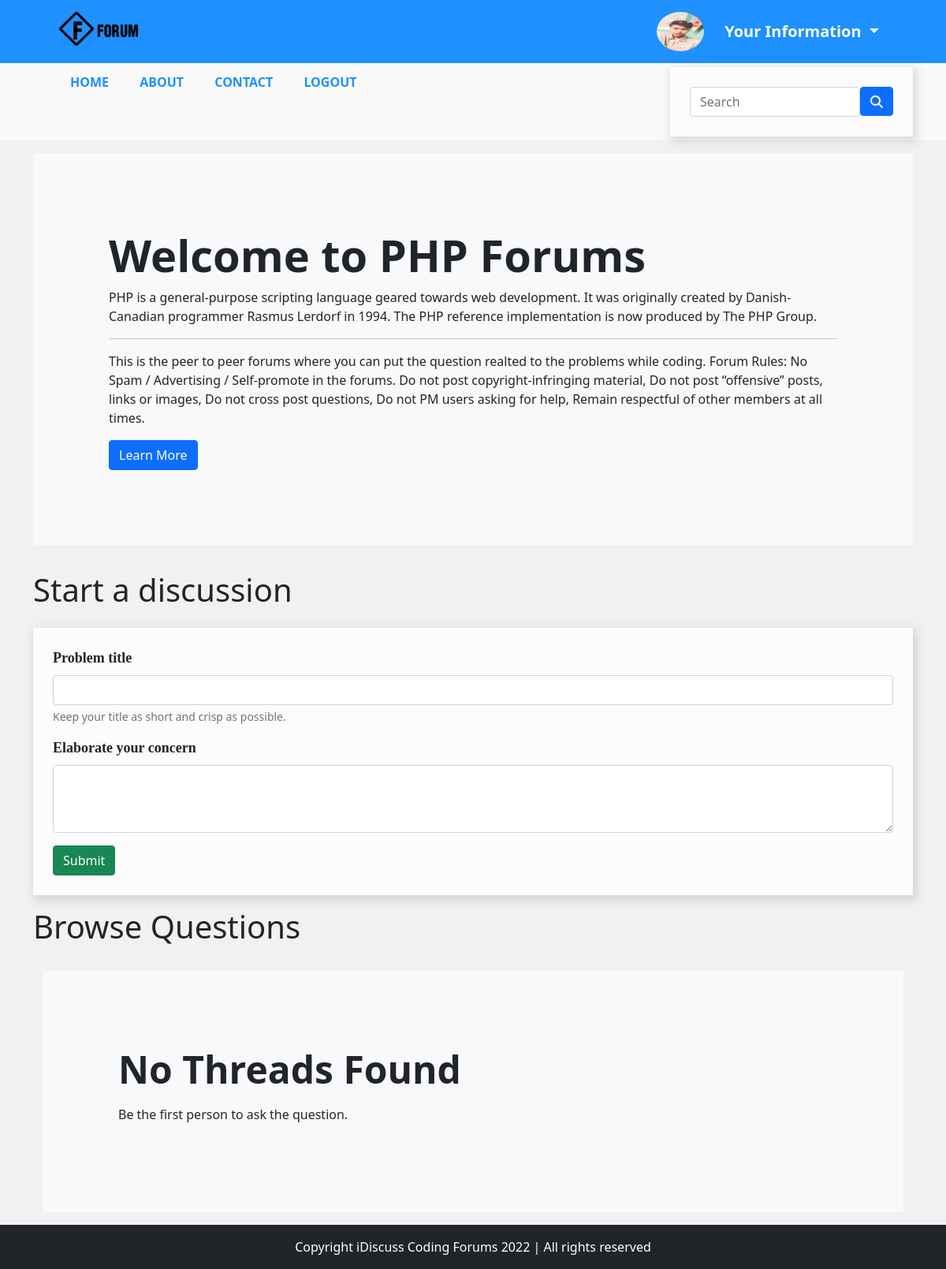
The page /threadlist.php?catid=5&loggedin=true (signed in) on the database its author committed.
### tables this page shows
CREATE TABLE `categories` (
  `category_id` int(8) NOT NULL,
  `category_name` varchar(255) NOT NULL,
  `category_description` varchar(255) NOT NULL,
  `category_img` varchar(200) NOT NULL,
  `created` datetime NOT NULL DEFAULT current_timestamp()
);

### threadlist.php (the view, shortened to what this page needs)
<!doctype html>
<html lang="en">
<head>
    <link href="https://cdn.jsdelivr.net/npm/bootstrap@5.1.3/dist/css/bootstrap.min.css" rel="stylesheet">
</head>
<body>
    <?php include 'partials/_dbconnect.php'; ?>
    <?php
    if(isset($_GET['loggedin']) && $_GET['loggedin'] == true){
        include 'partials/_header.php';
    }else{
        include 'partials/_header1.php';
    }
    ?>
    <?php
    $id = $_GET['catid'];
    $sql = 'SELECT * FROM `categories` WHERE category_id=' . $id . '';
    $result = mysqli_query($conn, $sql);
    while ($row = mysqli_fetch_assoc($result)) {
        $catname = $row['category_name'];
        $catdesc = $row['category_description'];
    }
    ?>
    <div class="container my-3">
        <div class="container-fluid bg-light text-dark p-5">
            <div class="container bg-light p-5">
                <h1 class="display-4 fw-bold ">Welcome to <?php echo $catname; ?> Forums</h1>
                <p><?php echo $catdesc; ?></p>
                <hr>
                <p>This is the peer to peer forums where you can put the question realted to the problems while coding.
                    Forum Rules:
                    No Spam / Advertising / Self-promote in the forums.
                    Do not post copyright-infringing material,
                    Do not post “offensive” posts, links or images,
                    Do not cross post questions,
                    Do not PM users asking for help,
                    Remain respectful of other members at all times.
                </p>
                <a href="#" class="btn btn-primary">Learn More</a>
            </div>
        </div>
    </div>
    <?php
    if (isset($_SESSION['loggedin'])  && $_SESSION['loggedin'] == true) {
        echo   ' <div class="container">
    <h1 class="py-3">Start a discussion</h1>
   <form action="' . $_SERVER["REQUEST_URI"] . '" method="POST">
        <div class="mb-3">
            <label for="exampleInputEmail1" class="form-label">Problem title</label>
            <input type="text" class="form-control" id="title" name="title" aria-describedby="title">
            <div id="emailHelp" class="form-text">Keep your title as short and crisp as possible.</div>
        </div>
        <div class="mb-3">
            <label for="exampleFormControlTextarea1" class="form-label">Elaborate your concern</label>
            <textarea class="form-control" id="desc" name="desc" rows="3"></textarea>
            <input type="hidden" name="sno" value="' . $_SESSION["userid"] . '">
        </div>
        <button type="submit" class="btn btn-success">Submit</button>
    </form>
</div>';
    } else {
        echo '
        <div class="container">
        <h1 class="py-3">Start a discussion</h1>
        <p class="lead">You are not logged in. Please login to be able to start a discussion.</p>
    </div>';
    }
    ?>
    <div class="container" id="ques">
        <h1 class="py-3">Browse Questions</h1>
        <?php
        $noResult = true;
        if ($noResult) {
            echo '<div class="container my-3">
            <div class="container-fluid bg-light text-dark p-5">
                <div class="container bg-light p-5">
                    <p class="display-5 fw-bold">No Threads Found</p>
                    <p><?php  echo $catdesc; ?></p>
        <p>Be the first person to ask the question.
        </p>
    </div>
    </div>
    </div>';
        }
?>
    </div>
</body>
</html>
<?php include 'partials/_footer.php'; ?>

### partials/_header.php (shortened to what this page needs)
<!doctype html>
<html lang="en">
<head>
    <link href="https://cdn.jsdelivr.net/npm/bootstrap@5.1.3/dist/css/bootstrap.min.css" rel="stylesheet">
    <link rel="stylesheet" href="style.css">
</head>
<body>
    <div class="header-admin">
        <div class="container">
            <div class="row">
                <div class="col-md-2">
                    <img src="/forum/admin/upload/logo.png" alt="" class="logo">
                </div>
                <div class="offset-md-6 col-md-4">
                    <?php
                    include '_dbconnect.php';
                    $userid = $_SESSION['userid'];
                    $sql1 = "SELECT * FROM adminuser WHERE id = $userid";
                    $result1 = mysqli_query($conn, $sql1);
                    if (mysqli_num_rows($result1)) {
                        $row = mysqli_fetch_assoc($result1);
                    ?>
                        <img src="admin/upload/<?php echo $row['user_image'] ?>" style="height: 50px; width: 60px; border-radius: 50%;" alt="">
                        <div class="dropdown" style="display: inline-block;">
                            <button style="margin-left: 10px; background: none; outline: none; border: none; font-size: 20px; font-weight: bold;" class="btn btn-secondary dropdown-toggle" type="button" id="dropdownMenuButton2" data-bs-toggle="dropdown" aria-expanded="false">
                                Your Information
                            </button>
                        </div>
                    <?php
                    }
                    ?>
                </div>
            </div>
        </div>
    </div>
    <div id="admin-menubar" style="padding: 5px;">
        <div class="container">
            <div class="row">
                <div class="col-md-8">
                    <ul class="admin-menu">
                        <li> <a href="index.php?loggedin=true">Home</a> </li>
                        <li> <a href="about.php?loggedin=true">About</a> </li>
                        <li> <a href="contact.php?loggedin=true">Contact</a> </li>
                        <?php
                        if (isset($_SESSION['loggedin']) && $_SESSION['loggedin'] == "true") {
                            echo '<li> <a href="partials/_logout.php">Logout</a> </li>';
                        }
                        ?>
                    </ul>
                </div>
                <div class="col-md-4">
                <div class="input-group ps-5">
                    <?php
                   echo  '<form  method="GET" action="search.php" style="display: inherit;">
                            <div id="navbar-search" style="height: auto; display: inherit;" class="form-outline">
                                <input name="search" type="search" id="form1" placeholder="Search" class="form-control" />
                            </div>
                            <button type="submit" style="height: 37px;" class="btn btn-primary">
                                <i class="fas fa-search"></i>
                            </button>
                        </div>
                    </form>';
                    ?>
                </div>
            </div>
        </div>
    </div>

### admin/style.css (style rules this page uses)
body { background: #f1f1f1; }
form { background: rgb(253, 251, 251); padding: 25px; box-shadow: 3px 4px 12px 2px rgba(0, 0, 0, 0.13); }
label { font-weight: bold; font-size: 18px; font-family: cascadia code; }

### threadlist.php (style rules this page uses)
#ques { min-height: 400px; }

### partials/_header.php (style rules this page uses)
.header-admin { width: 100%; background: #1e90ff; text-align: center; padding: 15px; }
.logo { display: inline-block; width: 60%; }
#admin-menubar { width: 100%; background: #f9f9f9; }
#admin-menubar .admin-menu { margin-bottom: 0px; }
#admin-menubar li { display: inline-block; margin: 0 5px 0 0; }
#admin-menubar .admin-menu li a { color: #1e90ff; font-size: 16px; font-weight: bold; text-decoration: none; text-transform: uppercase; padding: 7px 15px; display: block; transition: all 0.3s; cursor: pointer; }

### rows shown on the page
categories: category_name "PHP", category_description "PHP is a general-purpose scripting language geared towards web development. It was originally created by Danish-Canadian programmer Rasmus Lerdorf in 1994. The PHP reference implementation is now produced by The PHP Group."
